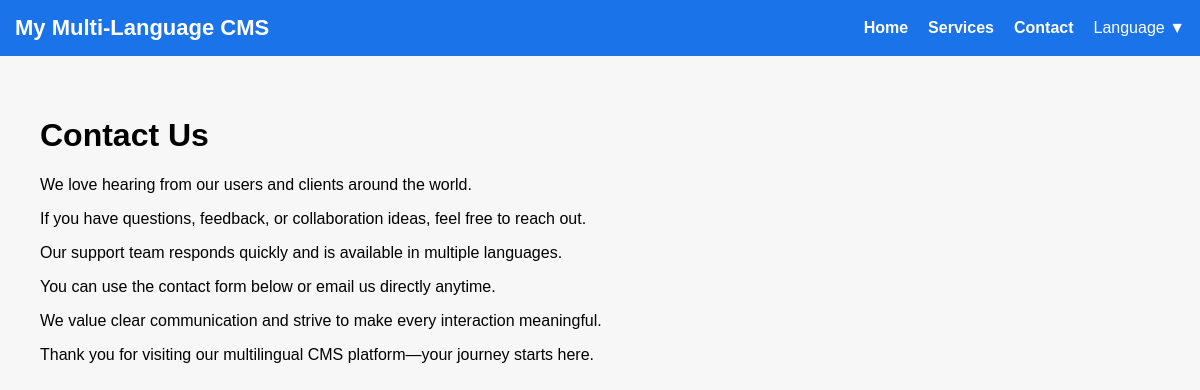
The app's page /en/contact/ with its own data.
### core/models.py (models this page shows, shortened)
class ContactPage(models.Model):
    title = models.CharField(max_length=200)
    p1 = models.TextField()
    p2 = models.TextField()
    p3 = models.TextField()
    p4 = models.TextField()
    p5 = models.TextField()
    p6 = models.TextField()

### core/views.py (the view)
# urls.py: path('contact/', views.contact, name='contact'),
def contact(request):
    page = ContactPage.objects.first()
    return render(request, "contact.html", {"page": page})

### core/templates/contact.html
{% extends 'base.html' %}
{% block content %}
<h1>{{ page.title }}</h1>
<p>{{ page.p1 }}</p>
<p>{{ page.p2 }}</p>
<p>{{ page.p3 }}</p>
<p>{{ page.p4 }}</p>
<p>{{ page.p5 }}</p>
<p>{{ page.p6 }}</p>
{% endblock %}

### core/static/css/style.css (style rules this page uses)
body { font-family: Arial, sans-serif; margin: 0; background: #f7f7f7; }

### records on screen
ContactPage: title "Contact Us", p1 "We love hearing from our users and clients around the world.", p2 "If you have questions, feedback, or collaboration ideas, feel free to reach out.", p3 "Our support team responds quickly and is available in multiple languages.", p4 "You can use the contact form below or email us directly anytime.", p5 "We value clear communication and strive to make every interaction meaningful.", p6 "Thank you for visiting our multilingual CMS platform—your journey starts here."
